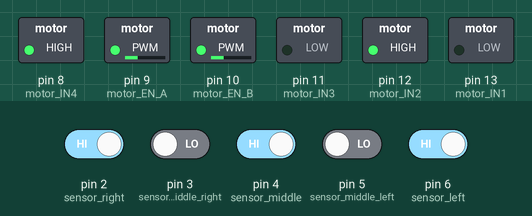
This sketch was run on a simulated Arduino Uno, built with avr-gcc and run on an emulated ATmega328P. Parts: switched loads named in the sketch (green lamp = pin HIGH). The test bench sets the inputs (shaded band); at power-on: pin 2 (sensor_right), pin 4 (sensor_middle), pin 6 (sensor_left) HIGH, pin 3 (sensor_middle_right), pin 5 (sensor_middle_left) LOW.

Above: at 1.2 s.
1.3 s: pin 2 (sensor_right) driven LOW
At 1.8 s:
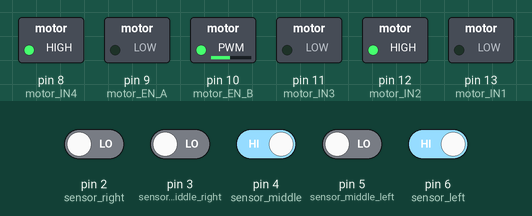
2.8 s: pin 6 (sensor_left) driven LOW
At 4.0 s:
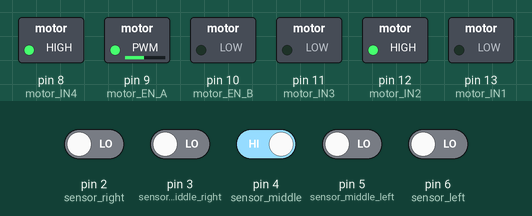
4.3 s: pin 6 (sensor_left) driven HIGH
At 5.3 s:
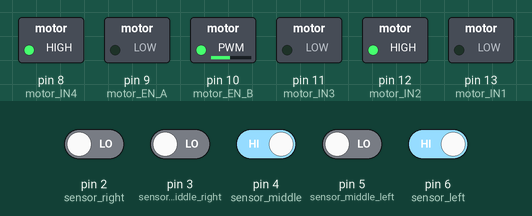
5.8 s: pin 2 (sensor_right) driven HIGH
At 6.5 s:
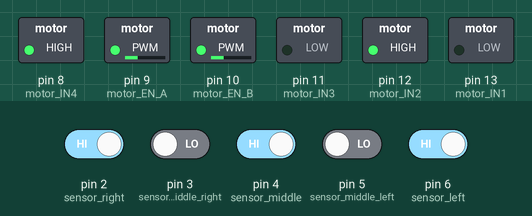
7.3 s: pin 3 (sensor_middle_right) driven HIGH and pin 5 (sensor_middle_left) driven HIGH
At 7.6 s:
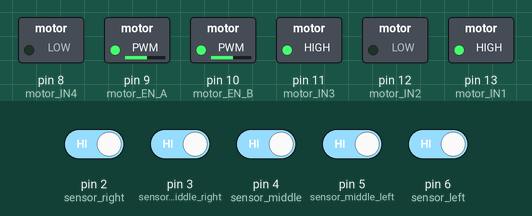
8.8 s: pin 3 (sensor_middle_right) driven LOW
At 9.9 s:
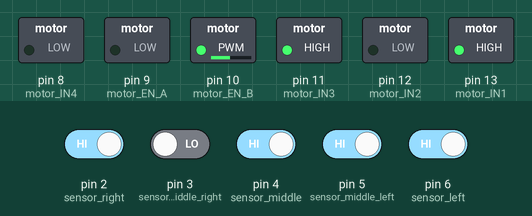
Timing chart, 0 to 11.3 s (numbered marks = the images above; inputs shaded):
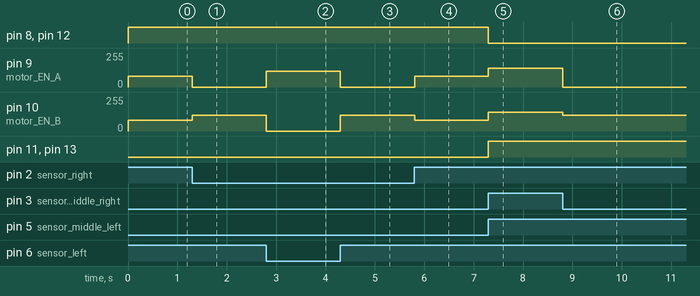

Measured:
- after the input at 1.3 s, pin 9 (motor_EN_A): 80/255 → 0/255 at once; pin 10 (motor_EN_B): 80/255 → 120/255 at once
- after the input at 2.8 s, pin 9 (motor_EN_A): 0/255 → 120/255 at once; pin 10 (motor_EN_B): 120/255 → 0/255 at once
- after the input at 4.3 s, pin 9 (motor_EN_A): 120/255 → 0/255 at once; pin 10 (motor_EN_B): 0/255 → 120/255 at once
- after the input at 5.8 s, pin 9 (motor_EN_A): 0/255 → 80/255 at once; pin 10 (motor_EN_B): 120/255 → 80/255 at once
- after the input at 7.3 s, pin 8 (motor_IN4), pin 12 (motor_IN2): HIGH → LOW at once; pin 9 (motor_EN_A), pin 10 (motor_EN_B): 80/255 → 140/255 at once; pin 11 (motor_IN3), pin 13 (motor_IN1): LOW → HIGH at once
- after the input at 8.8 s, pin 9 (motor_EN_A): 140/255 → 0/255 at once; pin 10 (motor_EN_B): 140/255 → 120/255 at once

The sketch:

line_detec.ino
```cpp
const int sensor_left = 6;
const int sensor_middle_left = 5;
const int sensor_middle = 4;
const int sensor_middle_right = 3;
const int sensor_right = 2;

const int motor_EN_A = 9; //motor power A
const int motor_EN_B = 10; //motor power B
const int motor_IN4 = 8;
const int motor_IN3 = 11;
const int motor_IN2 = 12;
const int motor_IN1 = 13;

const int BLACK = LOW;
const int WHITE = HIGH;

const int SPEED_Fast = 160;
const int SPEED_Direct = 140;
const int SPEED_Curve = 120;
const int SPEED_Slow = 90;
const int SPEED_Reverse = 80;

void setup() {
  // Input Sensors (5 sensors on prototype)
  pinMode(sensor_left, INPUT);
  pinMode(sensor_middle_left, INPUT);
  pinMode(sensor_middle, INPUT);
  pinMode(sensor_middle_right, INPUT);
  pinMode(sensor_right, INPUT);

  // Output Motor (L298)
  // Right on A 1 2
  // Left  on B 3 4
  pinMode(motor_EN_A, OUTPUT);
  pinMode(motor_EN_B, OUTPUT);
  pinMode(motor_IN1, OUTPUT);
  pinMode(motor_IN2, OUTPUT);
  pinMode(motor_IN3, OUTPUT);
  pinMode(motor_IN4, OUTPUT);

  left_dir(1);
  right_dir(1);
  motor_power(SPEED_Direct, SPEED_Direct);
}

void loop() {
  int left = digitalRead(sensor_left);
  int middle_left = digitalRead(sensor_middle_left);
  int middle = digitalRead(sensor_middle);
  int middle_right = digitalRead(sensor_middle_right);
  int right = digitalRead(sensor_right);

  if (middle == BLACK && middle_left == WHITE && middle_right == WHITE && left == WHITE && right == WHITE) {
    left_dir(1);
    right_dir(1);
    motor_power(SPEED_Direct, SPEED_Direct);
  }
  else if (middle == WHITE && middle_left == WHITE && middle_right == WHITE && left == WHITE && right == WHITE) {
    left_dir(1);
    right_dir(1);
    motor_power(SPEED_Direct, SPEED_Direct);
  }
  else if (left == BLACK) {
    // left_dir(0);
    // right_dir(1);
    motor_power(0, SPEED_Curve);
    delay(100);
  }
  else if (right == BLACK) {
    // left_dir(1);
    // right_dir(0);
    motor_power(SPEED_Curve, 0);
    delay(100);
  }
  else if ((left == BLACK || middle_left == BLACK) && middle_right == WHITE && middle == WHITE) {
    // left_dir(0);
    // right_dir(1);
    motor_power(0, SPEED_Curve);
    delay(50);
  }
  else if (middle_left == WHITE && middle == WHITE && (middle_right == BLACK || right == BLACK)) {
    // left_dir(1);
    // right_dir(0);
    motor_power(SPEED_Curve, 0);
    delay(50);
  }
  else if ((left == BLACK || middle_left == BLACK ) && middle == BLACK) {
    // left_dir(0);
    // right_dir(1);
    motor_power(0, SPEED_Curve);
    delay(50);
  }
  else if ((right == BLACK || middle_right == BLACK ) && middle == BLACK) {
    // left_dir(1);
    // right_dir(0);
    motor_power(SPEED_Curve, 0);
    delay(50);
  }
  else {
    left_dir(0);
    right_dir(0);
    motor_power(SPEED_Reverse, SPEED_Reverse);
  }
}

void left_dir(int forward)
{
  if (forward) {
    digitalWrite(motor_IN3, HIGH);
    digitalWrite(motor_IN4, LOW);
  }
  else {
    digitalWrite(motor_IN3, LOW);
    digitalWrite(motor_IN4, HIGH);
  }
}

void right_dir(int forward)
{
  if (forward) {
    digitalWrite(motor_IN1, HIGH);
    digitalWrite(motor_IN2, LOW);
  }
  else {
    digitalWrite(motor_IN1, LOW);
    digitalWrite(motor_IN2, HIGH);
  }
}

void motor_power(int left, int right)
{
  if (left == 0)
    digitalWrite(motor_EN_B, LOW);
  else
    analogWrite(motor_EN_B, left);

  if (right == 0)
    digitalWrite(motor_EN_A, LOW);
  else
    analogWrite(motor_EN_A, right);
}
```
